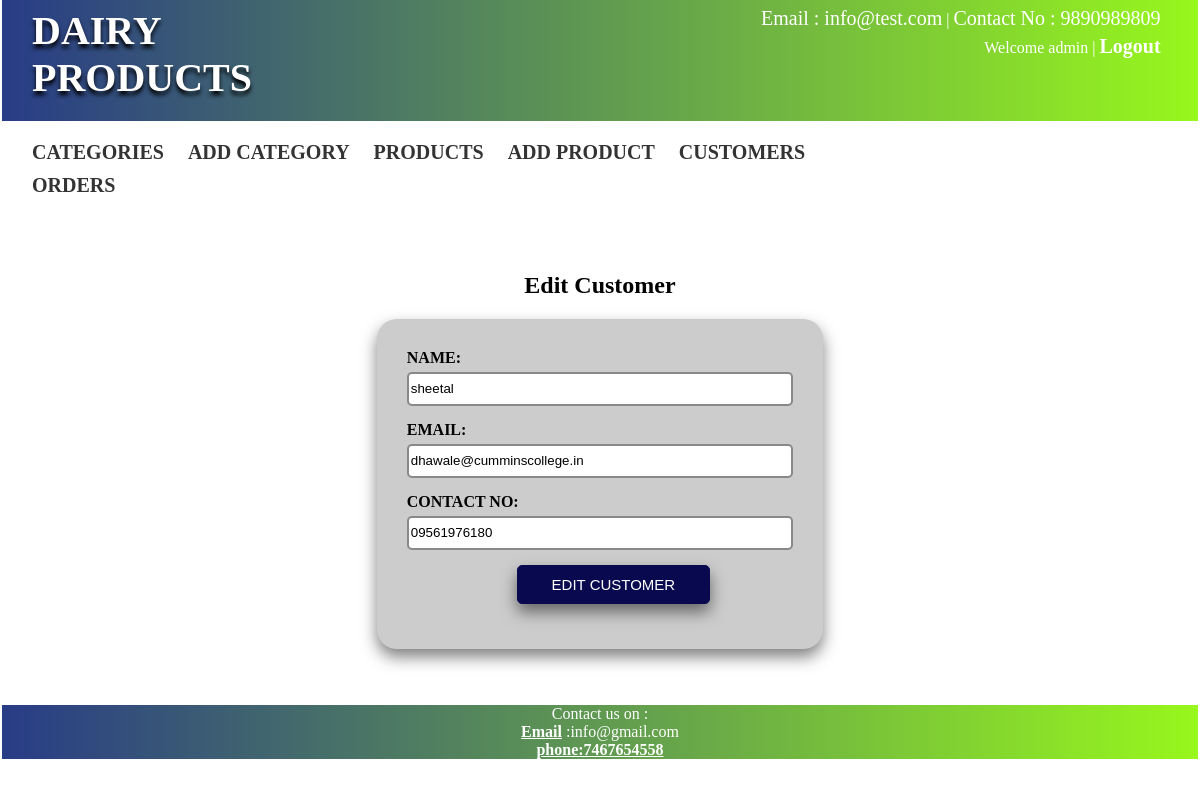
The page /edit-customer.php?customer=4 (signed in) on the database its author committed.
### tables this page shows
CREATE TABLE `users` (
  `user_id` int(20) NOT NULL,
  `user_name` varchar(256) NOT NULL,
  `user_mail` varchar(128) NOT NULL,
  `user_contact` varchar(32) NOT NULL,
  `user_username` varchar(128) NOT NULL,
  `user_password` varchar(64) NOT NULL,
  `registered_on` datetime NOT NULL
);

### edit-customer.php (the view, shortened to what this page needs)
<!DOCTYPE html>
	<head>
		<link rel="stylesheet" type="text/css" href="css/projstyle.css">
	</head>
	<body>
			<?php
			include 'adminheader.php';
			include 'database.php';
			if(isset($_GET['customer']) && ($_GET['customer']!="")){
				$custid=$_GET['customer'];
			}
			$sql = "SELECT user_name, user_mail, user_contact FROM users WHERE user_id='$custid'";
			$result = mysqli_query($conn,$sql);
			while($row = mysqli_fetch_assoc($result)) {
				$username=$row['user_name'];
				$usermail=$row['user_mail'];
				$usercontact=$row['user_contact'];
			}
		if(isset($_SESSION['adminlogin']) && $_SESSION['adminlogin']==true){ ?>
		<section class="page-content admin-page-content">
			<h2>Edit Customer</h2>
			<form action="" method="post" class="formdemo" id="editproductform" >
				<div class="label">Name: </div>
				<input type="text" name="user_name" value="<?php echo $username; ?>" required>
				<div class="label">Email: </div>
				<input type="email" name="user_email" value="<?php echo $usermail; ?>" required>
				<div class="label">Contact No: </div>
				<input type="text" name="user_phone" value="<?php echo $usercontact;?>" required>
				<div>
					<input type="submit" class="submitbtn" value="Edit Customer"/>
				</div>
			</form>
		</section>
					<?php }else{
		echo "<h1>You don't have rights to access this page..</h1>";
	} ?>
<?php include 'footer.php'; ?>
	</body>
</html>

### css/projstyle.css (style rules this page uses)
body { margin:2px; font-size: 16px; }
.page-content { padding: 40px; }
.formdemo { width: 40%; background: #ccc; padding: 30px; box-sizing: border-box; border-radius: 20px; box-shadow: 0px 8px 16px 0px rgba(0,0,0,0.5); z-index: 1; }
.formdemo .label, #checkoutform .label { text-transform: uppercase; font-weight: bold; margin-bottom: 5px; }
.formdemo input, .formdemo select { width:100%; margin-bottom: 15px; border:2px solid #888; border-radius: 5px; height: 34px; box-sizing: border-box; }
#checkoutform input[type="text"],input[type="email"] { width:100%; margin-bottom: 15px; border:2px solid #888; border-radius: 5px; height: 34px; box-sizing: border-box; }
.formdemo input.submitbtn, #checkoutform input.submitbtn { background: #090950; border: 1px solid #090950; color: #fff; display: flex; position: relative; width: 50%; height: auto; left: 110px; align-items: center; justify-content: center; padding: 10px 20px; text-transform: uppercase; font-size: 15px; box-sizing: border-box; box-shadow: 0px 8px 16px 0px rgba(0,0,0,0.5); z-index: 1; }
.admin-page-content { text-align:center; }
#addproductform, #editproductform { margin:0 auto; text-align: left; }

### rows shown on the page
users: user_name "sheetal", user_email "dhawale@cumminscollege.in", user_phone "09561976180"

### other values the page prints
$_SESSION['session_systemuser_name'] "admin"
